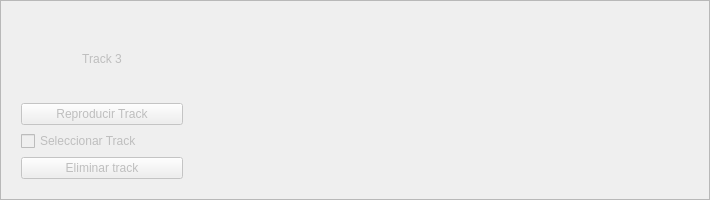
       <widget class="QFrame" name="trackui3">
        <property name="enabled">
         <bool>false</bool>
        </property>
        <property name="minimumSize">
         <size>
          <width>0</width>
          <height>200</height>
         </size>
        </property>
        <property name="frameShape">
         <enum>QFrame::StyledPanel</enum>
        </property>
        <property name="frameShadow">
         <enum>QFrame::Raised</enum>
        </property>
        <layout class="QHBoxLayout" name="horizontalLayout_3">
         <item>
          <widget class="QWidget" name="trackpanel3" native="true">
           <property name="minimumSize">
            <size>
             <width>180</width>
             <height>0</height>
            </size>
           </property>
           <property name="maximumSize">
            <size>
             <width>16777215</width>
             <height>16777215</height>
            </size>
           </property>
           <layout class="QGridLayout" name="gridLayout_5">
            <item row="1" column="0">
             <widget class="QPushButton" name="Reproducir_track3">
              <property name="text">
               <string>Reproducir Track</string>
              </property>
             </widget>
            </item>
            <item row="2" column="0">
             <widget class="QCheckBox" name="track3_checkbox">
              <property name="text">
               <string>Seleccionar Track</string>
              </property>
             </widget>
            </item>
            <item row="3" column="0">
             <widget class="QPushButton" name="Eliminar_track3">
              <property name="text">
               <string>Eliminar track</string>
              </property>
             </widget>
            </item>
            <item row="0" column="0">
             <widget class="QLabel" name="label_7">
              <property name="text">
               <string>Track 3</string>
              </property>
              <property name="alignment">
               <set>Qt::AlignCenter</set>
              </property>
             </widget>
            </item>
           </layout>
          </widget>
         </item>
         <item>
          <widget class="MplWidget" name="tracktimeline3" native="true">
           <property name="minimumSize">
            <size>
             <width>500</width>
             <height>0</height>
            </size>
           </property>
          </widget>
         </item>
        </layout>
       </widget>
